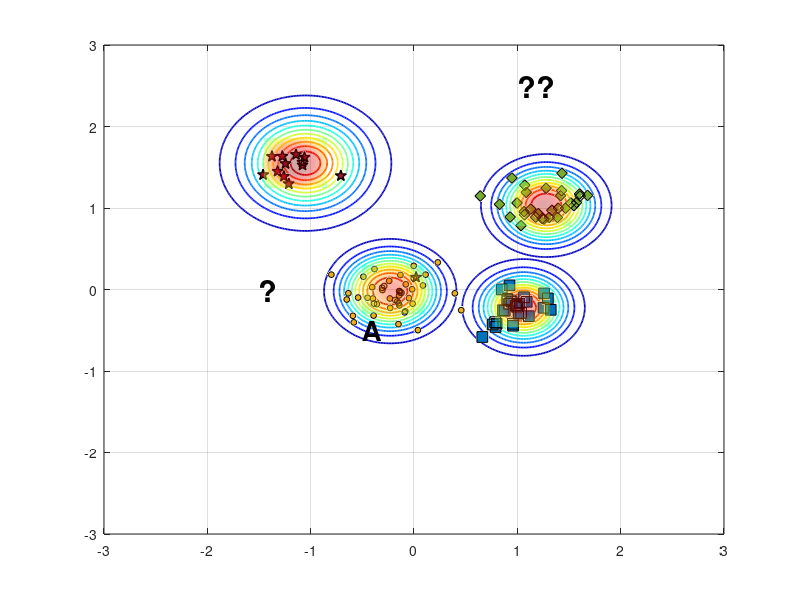

MATLAB code to generate this figure: (Note: this script raises an error after producing the figure.)
%% Reproduce EVM-style demo figure (no toolboxes)
clear; close all; clc; rng(7);

% ---------- 1) 合成四类二维数据 ----------
% 类中心（大致对应图中位置）
C_star  = [-1.15  1.55];   % 红色星
C_diam  = [ 1.25  1.05];   % 绿色菱形
C_square= [ 1.05 -0.20];   % 蓝色方块
C_dot   = [-0.20  0.00];   % 蓝色小点（被 A 标注影响的那簇）

% 协方差（控制每簇形状）
S = @(sx,sy,rho)[sx^2 rho*sx*sy; rho*sx*sy sy^2];
Sig_star   = S(0.18,0.20, 0.05);
Sig_diam   = S(0.22,0.18,-0.10);
Sig_square = S(0.20,0.16, 0.05);
Sig_dot    = S(0.25,0.18, 0.00);

% 从高斯采样（不用 mvnrnd）
sample = @(N,mu,SIG) (randn(N,2)*chol(SIG,'lower') + mu);

X_star   = sample(12,C_star,   Sig_star);
X_diam   = sample(30,C_diam,   Sig_diam);
X_square = sample(28,C_square, Sig_square);
X_dot    = sample(45,C_dot,    Sig_dot);

% 加一个“离群星”靠近 A（见原图左中）
X_star = [X_star; 0.02 0.15];

% ---------- 2) 底面散点与样式 ----------
figure('Color','w','Position',[100,100,800,600]);
hold on; box on; grid on;
z0 = 0; % 所有散点都放在 z=0 的平面

% 确保按照绘制顺序叠放，便于把散点置顶
set(gca,'SortMethod','childorder');

h_star   = scatter3(X_star(:,1),  X_star(:,2),  z0+zeros(size(X_star,1),1),  70, ...
        'pentagram', 'filled', 'MarkerEdgeColor','k', 'MarkerFaceColor',[0.635294 0.0784314 0.184314], 'LineWidth',1.0); % 红色五角星 #A2142F
h_diam   = scatter3(X_diam(:,1),  X_diam(:,2),  z0+zeros(size(X_diam,1),1),  60, ...
        'd', 'filled', 'MarkerEdgeColor','k', 'MarkerFaceColor',[0.466667 0.674510 0.188235]); % 绿色菱形 #77AC30
h_square = scatter3(X_square(:,1),X_square(:,2),z0+zeros(size(X_square,1),1),60, ...
        's', 'filled', 'MarkerEdgeColor','k', 'MarkerFaceColor',[0 0.447059 0.741176]); % 蓝色正方形 #0072BD
h_dot    = scatter3(X_dot(:,1),   X_dot(:,2),   z0+zeros(size(X_dot,1),1),   18, ...
        'o', 'filled', 'MarkerEdgeColor','k', 'MarkerFaceColor',[0.929412 0.694118 0.125490]); % 黄色圆形 #EDB120


% ---------- 3) ψ-model 等值环（彩色同心） ----------
% 采用带形状参的径向函数 psi(r) = exp(-(r/s)^t)
psi = @(X,Y,cx,cy,s,t) exp( - ( sqrt((X-cx).^2 + (Y-cy).^2) ./ s ).^t );

% 选几处“极端向量/代表点”（包含 A 所在）
EV = [ -0.23 -0.02 ;   % A 对应蓝点极端向量
        1.06 -0.22 ;   % 蓝方块
        1.28  1.03 ;   % 绿菱形
       -1.05  1.55 ];  % 红星
scale = [0.42, 0.36, 0.40, 0.48];   % 各自 scale
shape = [2.6,  2.2,  2.4,  2.0];    % 各自 shape

% 网格
[xg,yg] = meshgrid(linspace(-3,3,400));
colormap(jet); caxis([0 1]);

% 等高线层级（红到蓝：高到低）
levels = linspace(1.0,0.05,12);

for k = 1:size(EV,1)
    Z = psi(xg,yg,EV(k,1),EV(k,2),scale(k),shape(k));
    [~, h] = contour(xg,yg,Z,levels);    % 直接画在底面，保持颜色映射
    set(h,'LineWidth',1.25);

    % 将等高线明确压到 z=0（兼容不同 MATLAB 版本）
    ch = get(h,'Children');
    for ic = 1:numel(ch)
        zd = get(ch(ic),'ZData');
        if ~isempty(zd)
            set(ch(ic),'ZData',zeros(size(zd))); % 强制贴在 z=0
        end
    end
end

% 标出 A 与问号
text(-0.5,-0.5,0,'A','FontWeight','bold','FontSize',20,'Color','k');
text( 1, 2.5,0,'??','FontWeight','bold','FontSize',22,'Color','k');
text( -1.5,0,0,'?','FontWeight','bold','FontSize',22,'Color','k');

% ---------- 4) 上方半透明“钟形面”（表示类支持/概率） ----------
% 用四个高斯穹顶，中心与各簇一致
gauss2 = @(X,Y,cx,cy,s) exp(-((X-cx).^2 + (Y-cy).^2)/(2*s^2));
tops  = {C_star, C_diam, C_square, C_dot};
sigT  = [0.32 0.28 0.28 0.32];   % 调小 sigma，使穹顶更集中
amp   = [1.05 0.95 0.90 0.85];

% 抬高穹顶，并缩小每个穹顶的覆盖范围（为每个穹顶使用局部网格）
zlift      = 0.18;   % 统一抬高量（不改变颜色映射）
spanFactor = 0.95;   % 每个穹顶半宽 = spanFactor * sigma（缩小覆盖范围）
gridN      = 121;    % 局部网格分辨率

for i=1:4
    cx = tops{i}(1); cy = tops{i}(2);
    span = spanFactor * sigT(i);
    [xgi,ygi] = meshgrid(linspace(cx - span, cx + span, gridN), ...
                         linspace(cy - span, cy + span, gridN));

    Zt = amp(i) * gauss2(xgi,ygi,cx,cy,sigT(i));
    % 用 Zt 作为颜色，Zt+zlift 作为高度，从而抬高且保留原色
    s1 = surf(xgi,ygi, Zt + zlift, Zt, 'EdgeColor','none', 'FaceAlpha',0.35);
end
shading interp; 
% camlight headlight; 
lighting gouraud;

% 将散点推到顶层
uistack([h_star h_diam h_square h_dot], 'top');

% ---------- 5) 轴、视角与观感 ----------
xlim([-2 2]); ylim([-1 3]); zlim([0 1.25]); view(47,21);
axis vis3d; daspect([1 1 0.8]);
set(gca,'FontName','Times New Roman','FontSize',12,'LineWidth',1);
% xlabel('x'); ylabel('y'); zlabel('score / \psi');

% 网格和背景风格
grid on; 
% set(gca,'GridAlpha',0.2,'MinorGridAlpha',0.2);
